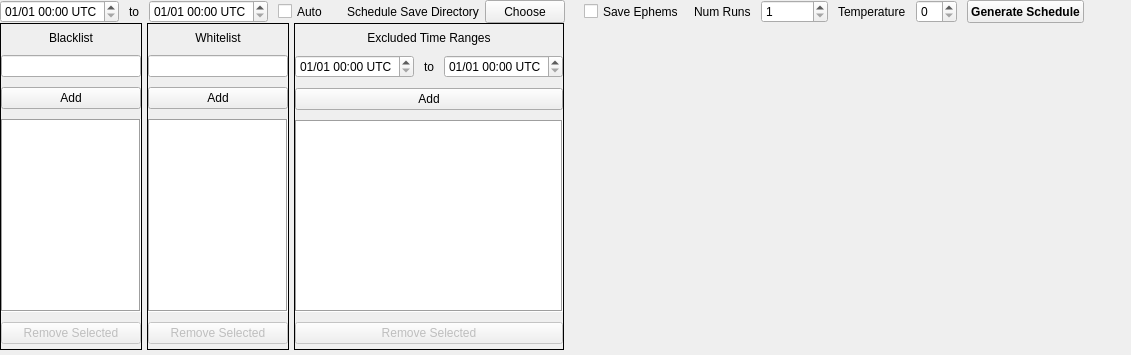
          <widget class="QWidget" name="schedGenTab">
           <attribute name="title">
            <string>Generate</string>
           </attribute>
           <layout class="QHBoxLayout" name="horizontalLayout_8">
            <property name="spacing">
             <number>0</number>
            </property>
            <property name="leftMargin">
             <number>0</number>
            </property>
            <property name="topMargin">
             <number>0</number>
            </property>
            <property name="rightMargin">
             <number>0</number>
            </property>
            <property name="bottomMargin">
             <number>0</number>
            </property>
            <item>
             <layout class="QVBoxLayout" name="verticalLayout_4">
              <property name="sizeConstraint">
               <enum>QLayout::SizeConstraint::SetDefaultConstraint</enum>
              </property>
              <item>
               <layout class="QHBoxLayout" name="genSchedButtonHorizLayout">
                <property name="spacing">
                 <number>10</number>
                </property>
                <property name="leftMargin">
                 <number>0</number>
                </property>
                <property name="rightMargin">
                 <number>7</number>
                </property>
                <item>
                 <widget class="QDateTimeEdit" name="scheduleStartTimeEdit">
                  <property name="sizePolicy">
                   <sizepolicy hsizetype="Preferred" vsizetype="Preferred">
                    <horstretch>0</horstretch>
                    <verstretch>0</verstretch>
                   </sizepolicy>
                  </property>
                  <property name="toolTip">
                   <string>Start time for schedule</string>
                  </property>
                  <property name="currentSection">
                   <enum>QDateTimeEdit::Section::MonthSection</enum>
                  </property>
                  <property name="displayFormat">
                   <string>MM/dd hh:mm UTC</string>
                  </property>
                  <property name="timeSpec">
                   <enum>Qt::TimeSpec::UTC</enum>
                  </property>
                 </widget>
                </item>
                <item>
                 <widget class="QLabel" name="label_9">
                  <property name="text">
                   <string>to</string>
                  </property>
                 </widget>
                </item>
                <item>
                 <widget class="QDateTimeEdit" name="scheduleEndTimeEdit">
                  <property name="sizePolicy">
                   <sizepolicy hsizetype="Preferred" vsizetype="Preferred">
                    <horstretch>0</horstretch>
                    <verstretch>0</verstretch>
                   </sizepolicy>
                  </property>
                  <property name="toolTip">
                   <string>End time for schedule</string>
                  </property>
                  <property name="currentSection">
                   <enum>QDateTimeEdit::Section::MonthSection</enum>
                  </property>
                  <property name="displayFormat">
                   <string>MM/dd hh:mm UTC</string>
                  </property>
                  <property name="timeSpec">
                   <enum>Qt::TimeSpec::UTC</enum>
                  </property>
                 </widget>
                </item>
                <item>
                 <widget class="QCheckBox" name="scheduleAutoTimeSetCheckbox">
                  <property name="sizePolicy">
                   <sizepolicy hsizetype="Preferred" vsizetype="Preferred">
                    <horstretch>0</horstretch>
                    <verstretch>0</verstretch>
                   </sizepolicy>
                  </property>
                  <property name="toolTip">
                   <string>Automatically set start and end times for schedule</string>
                  </property>
                  <property name="text">
                   <string>Auto</string>
                  </property>
                 </widget>
                </item>
                <item>
                 <widget class="QWidget" name="widget" native="true">
                  <property name="sizePolicy">
                   <sizepolicy hsizetype="Minimum" vsizetype="Minimum">
                    <horstretch>0</horstretch>
                    <verstretch>0</verstretch>
                   </sizepolicy>
                  </property>
                  <property name="minimumSize">
                   <size>
                    <width>0</width>
                    <height>0</height>
                   </size>
                  </property>
                  <layout class="QHBoxLayout" name="horizontalLayout_24">
                   <property name="topMargin">
                    <number>0</number>
                   </property>
                   <property name="bottomMargin">
                    <number>0</number>
                   </property>
                   <item>
                    <widget class="QLabel" name="label_11">
                     <property name="text">
                      <string>Schedule Save Directory</string>
                     </property>
                    </widget>
                   </item>
                   <item>
                    <widget class="FileSelectionButton" name="chooseSchedSavePath">
                     <property name="enabled">
                      <bool>true</bool>
                     </property>
                     <property name="sizePolicy">
                      <sizepolicy hsizetype="Minimum" vsizetype="Minimum">
                       <horstretch>0</horstretch>
                       <verstretch>0</verstretch>
                      </sizepolicy>
                     </property>
                     <property name="toolTip">
                      <string>Choose directory for schedule outputs</string>
                     </property>
                     <property name="text">
                      <string>Choose</string>
                     </property>
                    </widget>
                   </item>
                  </layout>
                 </widget>
                </item>
                <item>
                 <widget class="QCheckBox" name="schedulerSaveEphemsBox">
                  <property name="sizePolicy">
                   <sizepolicy hsizetype="Preferred" vsizetype="Preferred">
                    <horstretch>0</horstretch>
                    <verstretch>0</verstretch>
                   </sizepolicy>
                  </property>
                  <property name="toolTip">
                   <string>Save copies of ephemeris retrieved during schedule generation</string>
                  </property>
                  <property name="layoutDirection">
                   <enum>Qt::LayoutDirection::LeftToRight</enum>
                  </property>
                  <property name="text">
                   <string>Save Ephems</string>
                  </property>
                 </widget>
                </item>
                <item>
                 <widget class="QLabel" name="label_5">
                  <property name="text">
                   <string>Num Runs</string>
                  </property>
                 </widget>
                </item>
                <item>
                 <widget class="QSpinBox" name="numRunsSpinbox">
                  <property name="toolTip">
                   <string>Number of times to run the scheduler. If more than one, the &quot;best&quot; one will be chosen and displayed</string>
                  </property>
                  <property name="minimum">
                   <number>1</number>
                  </property>
                  <property name="maximum">
                   <number>1000000</number>
                  </property>
                 </widget>
                </item>
                <item>
                 <widget class="QLabel" name="label_6">
                  <property name="text">
                   <string>Temperature</string>
                  </property>
                 </widget>
                </item>
                <item>
                 <widget class="QSpinBox" name="tempSpinbox">
                  <property name="toolTip">
                   <string>Amount of random perturbation to apply to scheduling process</string>
                  </property>
                  <property name="maximum">
                   <number>10</number>
                  </property>
                  <property name="singleStep">
                   <number>1</number>
                  </property>
                 </widget>
                </item>
                <item>
                 <widget class="QPushButton" name="genScheduleButton">
                  <property name="sizePolicy">
                   <sizepolicy hsizetype="Preferred" vsizetype="Preferred">
                    <horstretch>0</horstretch>
                    <verstretch>0</verstretch>
                   </sizepolicy>
                  </property>
                  <property name="font">
                   <font>
                    <bold>true</bold>
                   </font>
                  </property>
                  <property name="toolTip">
                   <string>Run the schedule generator</string>
                  </property>
                  <property name="text">
                   <string>Generate Schedule</string>
                  </property>
                 </widget>
                </item>
                <item>
                 <spacer name="horizontalSpacer">
                  <property name="orientation">
                   <enum>Qt::Orientation::Horizontal</enum>
                  </property>
                  <property name="sizeHint" stdset="0">
                   <size>
                    <width>40</width>
                    <height>20</height>
                   </size>
                  </property>
                 </spacer>
                </item>
               </layout>
              </item>
              <item>
               <layout class="QHBoxLayout" name="horizontalLayout_4" stretch="2,2,2,8">
                <property name="spacing">
                 <number>5</number>
                </property>
                <property name="bottomMargin">
                 <number>5</number>
                </property>
                <item>
                 <widget class="QFrame" name="verticalFrame">
                  <property name="frameShape">
                   <enum>QFrame::Shape::Box</enum>
                  </property>
                  <layout class="QVBoxLayout" name="verticalLayout">
                   <property name="spacing">
                    <number>10</number>
                   </property>
                   <property name="leftMargin">
                    <number>0</number>
                   </property>
                   <property name="topMargin">
                    <number>7</number>
                   </property>
                   <property name="rightMargin">
                    <number>0</number>
                   </property>
                   <property name="bottomMargin">
                    <number>5</number>
                   </property>
                   <item>
                    <widget class="QLabel" name="blacklistLabel">
                     <property name="minimumSize">
                      <size>
                       <width>0</width>
                       <height>0</height>
                      </size>
                     </property>
                     <property name="text">
                      <string>Blacklist</string>
                     </property>
                     <property name="alignment">
                      <set>Qt::AlignmentFlag::AlignCenter</set>
                     </property>
                    </widget>
                   </item>
                   <item>
                    <widget class="QLineEdit" name="blacklistLineEdit">
                     <property name="toolTip">
                      <string>Type a target name here and click &quot;Add&quot; to exclude it from scheduling</string>
                     </property>
                    </widget>
                   </item>
                   <item>
                    <widget class="QPushButton" name="blacklistAddButton">
                     <property name="toolTip">
                      <string>Add to blacklist</string>
                     </property>
                     <property name="text">
                      <string>Add</string>
                     </property>
                    </widget>
                   </item>
                   <item>
                    <widget class="QListView" name="blacklistView">
                     <property name="sizePolicy">
                      <sizepolicy hsizetype="Preferred" vsizetype="Expanding">
                       <horstretch>10</horstretch>
                       <verstretch>0</verstretch>
                      </sizepolicy>
                     </property>
                     <property name="toolTip">
                      <string>These targets will not be considered for scheduling</string>
                     </property>
                     <property name="frameShape">
                      <enum>QFrame::Shape::Box</enum>
                     </property>
                     <property name="alternatingRowColors">
                      <bool>true</bool>
                     </property>
                     <property name="selectionMode">
                      <enum>QAbstractItemView::SelectionMode::MultiSelection</enum>
                     </property>
                    </widget>
                   </item>
                   <item>
                    <widget class="ModelRemoveButton" name="removeBlacklistedButton">
                     <property name="enabled">
                      <bool>false</bool>
                     </property>
                     <property name="sizePolicy">
                      <sizepolicy hsizetype="Preferred" vsizetype="Preferred">
                       <horstretch>0</horstretch>
                       <verstretch>0</verstretch>
                      </sizepolicy>
                     </property>
                     <property name="toolTip">
                      <string>Remove selected targets from the blacklist</string>
                     </property>
                     <property name="text">
                      <string>Remove Selected</string>
                     </property>
                    </widget>
                   </item>
                  </layout>
                 </widget>
                </item>
                <item>
                 <widget class="QFrame" name="verticalFrame_2">
                  <property name="frameShape">
                   <enum>QFrame::Shape::Box</enum>
                  </property>
                  <layout class="QVBoxLayout" name="verticalLayout_3">
                   <property name="spacing">
                    <number>10</number>
                   </property>
                   <property name="leftMargin">
                    <number>0</number>
                   </property>
                   <property name="topMargin">
                    <number>7</number>
                   </property>
                   <property name="rightMargin">
                    <number>0</number>
                   </property>
                   <property name="bottomMargin">
                    <number>5</number>
                   </property>
                   <item>
                    <widget class="QLabel" name="whitelistLabel">
                     <property name="text">
                      <string>Whitelist</string>
                     </property>
                     <property name="alignment">
                      <set>Qt::AlignmentFlag::AlignCenter</set>
                     </property>
                    </widget>
                   </item>
                   <item>
                    <widget class="QLineEdit" name="whitelistLineEdit">
                     <property name="toolTip">
                      <string>Type a candidate name here and click &quot;Add&quot; to exclude it from scheduling</string>
                     </property>
                    </widget>
                   </item>
                   <item>
                    <widget class="QPushButton" name="whitelistAddButton">
                     <property name="toolTip">
                      <string>Add to whitelist</string>
                     </property>
                     <property name="text">
                      <string>Add</string>
                     </property>
                    </widget>
                   </item>
                   <item>
                    <widget class="QListView" name="whitelistView">
                     <property name="sizePolicy">
                      <sizepolicy hsizetype="Preferred" vsizetype="Expanding">
                       <horstretch>0</horstretch>
                       <verstretch>0</verstretch>
                      </sizepolicy>
                     </property>
                     <property name="toolTip">
                      <string>These targets will recieve priority scheduling</string>
                     </property>
                     <property name="frameShape">
                      <enum>QFrame::Shape::Box</enum>
                     </property>
                     <property name="alternatingRowColors">
                      <bool>true</bool>
                     </property>
                     <property name="selectionMode">
                      <enum>QAbstractItemView::SelectionMode::MultiSelection</enum>
                     </property>
                    </widget>
                   </item>
                   <item>
                    <widget class="ModelRemoveButton" name="removeWhitelistedButton">
                     <property name="enabled">
                      <bool>false</bool>
                     </property>
                     <property name="acceptDrops">
                      <bool>false</bool>
                     </property>
                     <property name="toolTip">
                      <string>Remove selected targets from the whitelist</string>
                     </property>
                     <property name="text">
                      <string>Remove Selected</string>
                     </property>
                    </widget>
                   </item>
                  </layout>
                 </widget>
                </item>
                <item>
                 <widget class="QFrame" name="verticalFrame_4">
                  <property name="frameShape">
                   <enum>QFrame::Shape::Box</enum>
                  </property>
                  <layout class="QVBoxLayout" name="verticalLayout_8">
                   <property name="spacing">
                    <number>10</number>
                   </property>
                   <property name="leftMargin">
                    <number>0</number>
                   </property>
                   <property name="topMargin">
                    <number>7</number>
                   </property>
                   <property name="rightMargin">
                    <number>0</number>
                   </property>
                   <property name="bottomMargin">
                    <number>5</number>
                   </property>
                   <item>
                    <widget class="QLabel" name="label">
                     <property name="text">
                      <string>Excluded Time Ranges</string>
                     </property>
                     <property name="alignment">
                      <set>Qt::AlignmentFlag::AlignCenter</set>
                     </property>
                    </widget>
                   </item>
                   <item>
                    <layout class="QHBoxLayout" name="horizontalLayout_9">
                     <item>
                      <widget class="QDateTimeEdit" name="excludeStartEdit">
                       <property name="enabled">
                        <bool>true</bool>
                       </property>
                       <property name="toolTip">
                        <string>Start time for excluded timerange</string>
                       </property>
                       <property name="currentSection">
                        <enum>QDateTimeEdit::Section::MonthSection</enum>
                       </property>
                       <property name="displayFormat">
                        <string>MM/dd hh:mm UTC</string>
                       </property>
                       <property name="timeSpec">
                        <enum>Qt::TimeSpec::UTC</enum>
                       </property>
                      </widget>
                     </item>
                     <item>
                      <widget class="QLabel" name="label_2">
                       <property name="text">
                        <string>to</string>
                       </property>
                      </widget>
                     </item>
                     <item>
                      <widget class="QDateTimeEdit" name="excludeEndEdit">
                       <property name="enabled">
                        <bool>true</bool>
                       </property>
                       <property name="toolTip">
                        <string>End time for excluded timerange</string>
                       </property>
                       <property name="currentSection">
                        <enum>QDateTimeEdit::Section::HourSection</enum>
                       </property>
                       <property name="displayFormat">
                        <string>MM/dd hh:mm UTC</string>
                       </property>
                       <property name="currentSectionIndex">
                        <number>2</number>
                       </property>
                       <property name="timeSpec">
                        <enum>Qt::TimeSpec::UTC</enum>
                       </property>
                      </widget>
                     </item>
                    </layout>
                   </item>
                   <item>
                    <widget class="QPushButton" name="addToExcludeButton">
                     <property name="enabled">
                      <bool>true</bool>
                     </property>
                     <property name="toolTip">
                      <string>Forbid the scheduler from scheduling blocks during this timerange</string>
                     </property>
                     <property name="text">
                      <string>Add</string>
                     </property>
                    </widget>
                   </item>
                   <item>
                    <widget class="QListView" name="excludeListView">
                     <property name="toolTip">
                      <string>These time ranges will be forbidden when scheduling</string>
                     </property>
                     <property name="frameShape">
                      <enum>QFrame::Shape::Box</enum>
                     </property>
                     <property name="editTriggers">
                      <set>QAbstractItemView::EditTrigger::NoEditTriggers</set>
                     </property>
                     <property name="alternatingRowColors">
                      <bool>true</bool>
                     </property>
                     <property name="selectionMode">
                      <enum>QAbstractItemView::SelectionMode::MultiSelection</enum>
                     </property>
                    </widget>
                   </item>
                   <item>
                    <widget class="ModelRemoveButton" name="removeExcludeRangeButton">
                     <property name="enabled">
                      <bool>false</bool>
                     </property>
                     <property name="toolTip">
                      <string>Remove selected time range from exclusion list</string>
                     </property>
                     <property name="text">
                      <string>Remove Selected</string>
                     </property>
                    </widget>
                   </item>
                  </layout>
                 </widget>
                </item>
                <item>
                 <spacer name="horizontalSpacer_2">
                  <property name="orientation">
                   <enum>Qt::Orientation::Horizontal</enum>
                  </property>
                  <property name="sizeHint" stdset="0">
                   <size>
                    <width>40</width>
                    <height>20</height>
                   </size>
                  </property>
                 </spacer>
                </item>
               </layout>
              </item>
             </layout>
            </item>
           </layout>
          </widget>
